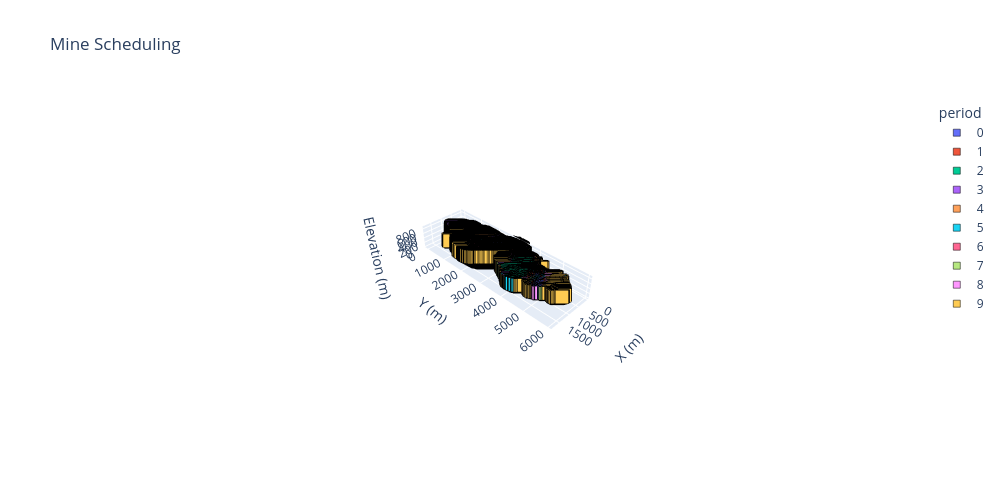

The code cell stored with this chart in its notebook:
### Markdown cell above
### Mine Scheduling 3D Plot

### Code cell
# Block dimensions
dx, dy, dz = 25, 25, 20

# Filter extracted blocks and prepare data
d = blocks.loc[blocks.period.notna()].copy()
d["period"] = d["period"].astype(int)
d[["x","y","z"]] *= [dx, dy, dz]
d["period"] -= d["period"].min()
d["period"] = d["period"].astype(str)

# Axis scaling for correct proportions
r = d[["x","y","z"]].max() - d[["x","y","z"]].min()
s = r.max()

# 3D categorical scatter with Plotly default colors
fig = px.scatter_3d(d, x="x", y="y", z="z", color="period", color_discrete_sequence=px.colors.qualitative.Plotly,
    category_orders={"period": sorted(d["period"], key=int)}, labels={"color": "Periods"}, 
    title="Mine Scheduling", width=1000, height=500).update_traces(marker=dict(symbol="square", size=7, 
    line=dict(width=0.5, color="black"))).update_layout(scene=dict(xaxis_title="X (m)", yaxis_title="Y (m)", 
    zaxis_title="Elevation (m)", aspectmode="manual", aspectratio=dict(x=r.x/s, y=r.y/s, z=r.z/s)))
fig.show()

### Figure 1 — Plotly figure (JSON) as saved in the notebook; plotly's stock layout.template omitted (floating-point values rounded to 4 significant figures; data arrays with more than 128 entries replaced by an {"elided": "..."} marker saying what was removed)
{"data": [{"hovertemplate": "period=0<br>x=%{x}<br>y=%{y}<br>z=%{z}<extra></extra>", "legendgroup": "0", "marker": {"color": "#636EFA", "line": {"color": "black", "width": 0.5}, "size": 7, "symbol": "square"}, "mode": "markers", "name": "0", "scene": "scene", "showlegend": true, "type": "scatter3d", "x": {"elided": "9681 int values"}, "y": {"elided": "9681 int values"}, "z": {"elided": "9681 int values"}}, {"hovertemplate": "period=1<br>x=%{x}<br>y=%{y}<br>z=%{z}<extra></extra>", "legendgroup": "1", "marker": {"color": "#EF553B", "line": {"color": "black", "width": 0.5}, "size": 7, "symbol": "square"}, "mode": "markers", "name": "1", "scene": "scene", "showlegend": true, "type": "scatter3d", "x": {"elided": "10248 int values"}, "y": {"elided": "10248 int values"}, "z": {"elided": "10248 int values"}}, {"hovertemplate": "period=2<br>x=%{x}<br>y=%{y}<br>z=%{z}<extra></extra>", "legendgroup": "2", "marker": {"color": "#00CC96", "line": {"color": "black", "width": 0.5}, "size": 7, "symbol": "square"}, "mode": "markers", "name": "2", "scene": "scene", "showlegend": true, "type": "scatter3d", "x": {"elided": "11374 int values"}, "y": {"elided": "11374 int values"}, "z": {"elided": "11374 int values"}}, {"hovertemplate": "period=3<br>x=%{x}<br>y=%{y}<br>z=%{z}<extra></extra>", "legendgroup": "3", "marker": {"color": "#AB63FA", "line": {"color": "black", "width": 0.5}, "size": 7, "symbol": "square"}, "mode": "markers", "name": "3", "scene": "scene", "showlegend": true, "type": "scatter3d", "x": {"elided": "8126 int values"}, "y": {"elided": "8126 int values"}, "z": {"elided": "8126 int values"}}, {"hovertemplate": "period=4<br>x=%{x}<br>y=%{y}<br>z=%{z}<extra></extra>", "legendgroup": "4", "marker": {"color": "#FFA15A", "line": {"color": "black", "width": 0.5}, "size": 7, "symbol": "square"}, "mode": "markers", "name": "4", "scene": "scene", "showlegend": true, "type": "scatter3d", "x": {"elided": "9648 int values"}, "y": {"elided": "9648 int values"}, "z": {"elided": "9648 int values"}}, {"hovertemplate": "period=5<br>x=%{x}<br>y=%{y}<br>z=%{z}<extra></extra>", "legendgroup": "5", "marker": {"color": "#19D3F3", "line": {"color": "black", "width": 0.5}, "size": 7, "symbol": "square"}, "mode": "markers", "name": "5", "scene": "scene", "showlegend": true, "type": "scatter3d", "x": {"elided": "8354 int values"}, "y": {"elided": "8354 int values"}, "z": {"elided": "8354 int values"}}, {"hovertemplate": "period=6<br>x=%{x}<br>y=%{y}<br>z=%{z}<extra></extra>", "legendgroup": "6", "marker": {"color": "#FF6692", "line": {"color": "black", "width": 0.5}, "size": 7, "symbol": "square"}, "mode": "markers", "name": "6", "scene": "scene", "showlegend": true, "type": "scatter3d", "x": {"elided": "15456 int values"}, "y": {"elided": "15456 int values"}, "z": {"elided": "15456 int values"}}, {"hovertemplate": "period=7<br>x=%{x}<br>y=%{y}<br>z=%{z}<extra></extra>", "legendgroup": "7", "marker": {"color": "#B6E880", "line": {"color": "black", "width": 0.5}, "size": 7, "symbol": "square"}, "mode": "markers", "name": "7", "scene": "scene", "showlegend": true, "type": "scatter3d", "x": {"elided": "10878 int values"}, "y": {"elided": "10878 int values"}, "z": {"elided": "10878 int values"}}, {"hovertemplate": "period=8<br>x=%{x}<br>y=%{y}<br>z=%{z}<extra></extra>", "legendgroup": "8", "marker": {"color": "#FF97FF", "line": {"color": "black", "width": 0.5}, "size": 7, "symbol": "square"}, "mode": "markers", "name": "8", "scene": "scene", "showlegend": true, "type": "scatter3d", "x": {"elided": "11972 int values"}, "y": {"elided": "11972 int values"}, "z": {"elided": "11972 int values"}}, {"hovertemplate": "period=9<br>x=%{x}<br>y=%{y}<br>z=%{z}<extra></extra>", "legendgroup": "9", "marker": {"color": "#FECB52", "line": {"color": "black", "width": 0.5}, "size": 7, "symbol": "square"}, "mode": "markers", "name": "9", "scene": "scene", "showlegend": true, "type": "scatter3d", "x": {"elided": "14488 int values"}, "y": {"elided": "14488 int values"}, "z": {"elided": "14488 int values"}}], "layout": {"height": 500, "legend": {"title": {"text": "period"}, "tracegroupgap": 0}, "scene": {"aspectmode": "manual", "aspectratio": {"x": 0.308, "y": 1, "z": 0.1485}, "domain": {"x": [0, 1], "y": [0, 1]}, "xaxis": {"title": {"text": "X (m)"}}, "yaxis": {"title": {"text": "Y (m)"}}, "zaxis": {"title": {"text": "Elevation (m)"}}}, "title": {"text": "Mine Scheduling"}, "width": 1000}}
